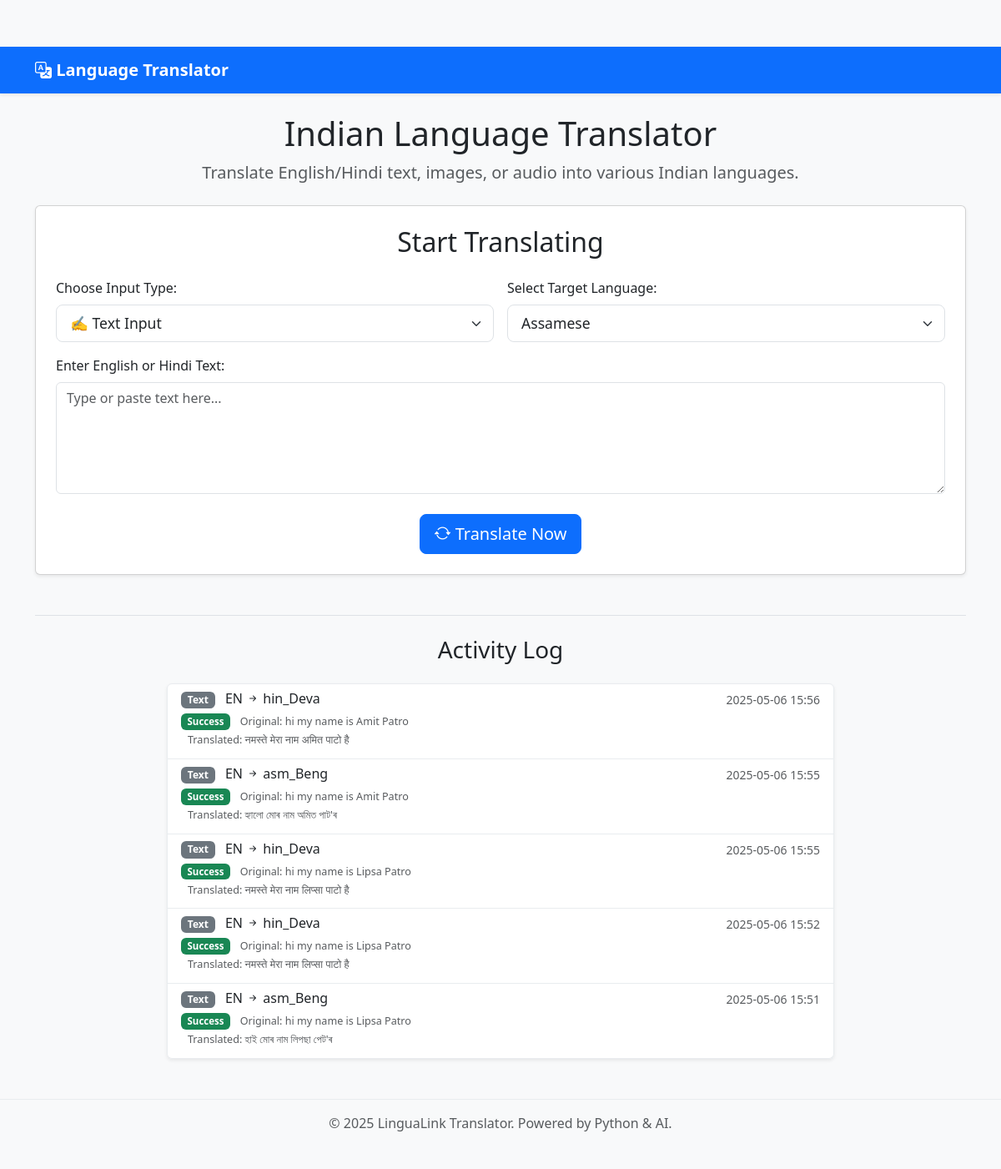
Before: / with the older database file.
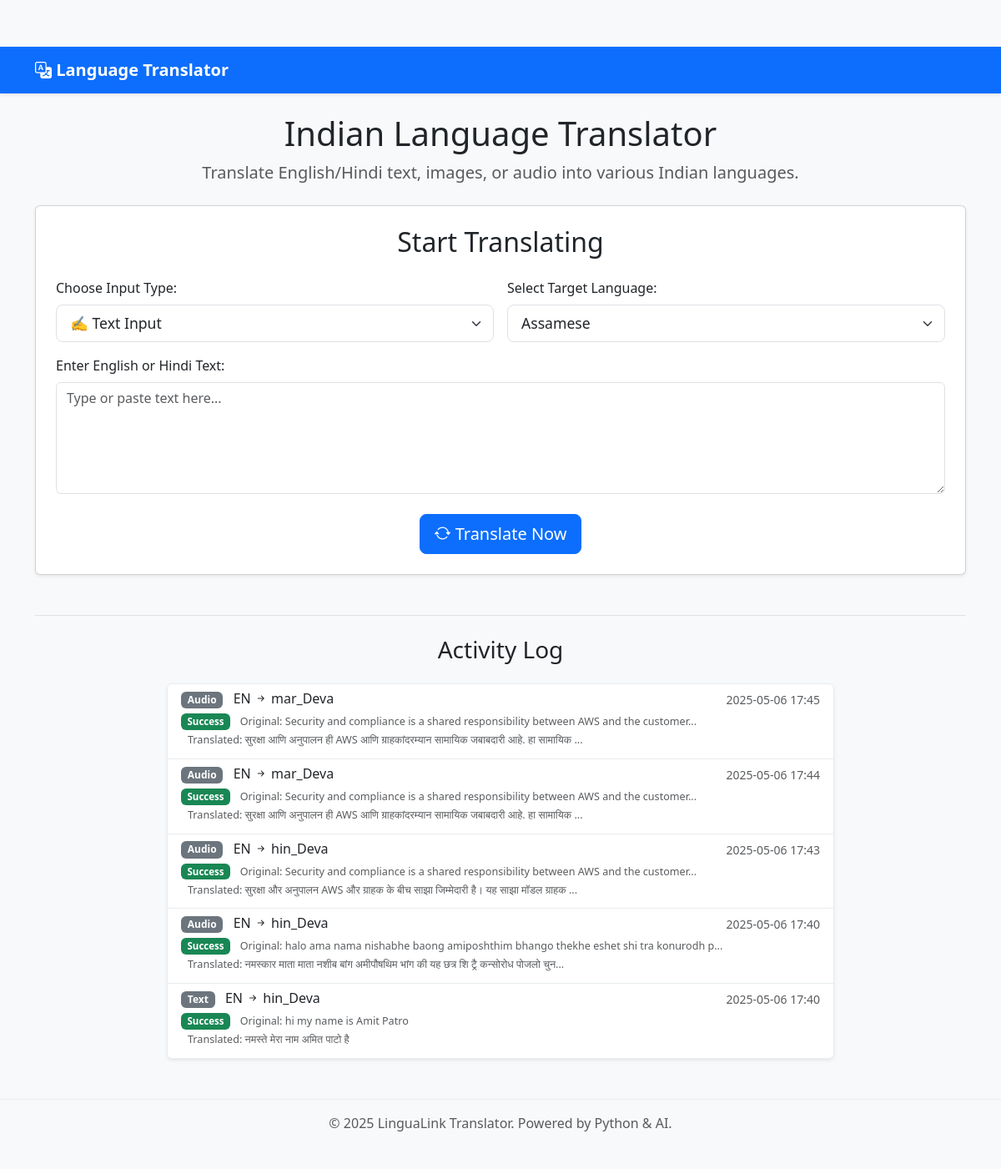
After: the same page with the newer database file.
### models.py (models this page shows, shortened)
class TranslationLog(db.Model):
    id = db.Column(db.Integer, primary_key=True)
    timestamp = db.Column(db.DateTime, default=datetime.utcnow)
    input_type = db.Column(db.String(20), nullable=False) # 'text', 'ocr', 'audio'
    source_language = db.Column(db.String(10), nullable=False) # e.g., 'en', 'hi'
    target_language = db.Column(db.String(10), nullable=False) # e.g., 'mr', 'ta', 'bn'
    original_text = db.Column(db.Text, nullable=True)
    translated_text = db.Column(db.Text, nullable=True)
    error_message = db.Column(db.Text, nullable=True) # Store errors if any

### app.py (the view, shortened to what this page needs)
@app.route('/', methods=['GET', 'POST'])
def index():
    translation_result = None
    original_text = ""
    detected_lang = ""
    error = None
    selected_target_lang = list(utils.SUPPORTED_LANGUAGES.keys())[0] # Default selection
    recent_logs = TranslationLog.query.order_by(TranslationLog.timestamp.desc()).limit(5).all()
    SUPPORTED_LANGUAGES = {
        "Assamese": "asm_Beng",
        "Bengali": "ben_Beng",
        "Gujarati": "guj_Gujr",
        "Hindi": "hin_Deva",
        "Kannada": "kan_Knda",
        "Malayalam": "mal_Mlym",
        "Marathi": "mar_Deva",
        "Odia": "ory_Orya",
        "Punjabi": "pan_Guru",
        "Tamil": "tam_Taml",
        "Telugu": "tel_Telu",
        "Urdu": "urd_Arab",
    }
    TTS_LANG_CODES = {
        "Hindi": "hi",
        "Bengali": "bn",
        "Gujarati": "gu",
        "Kannada": "kn",
        "Malayalam": "ml",
        "Marathi": "mr",
        "Punjabi": "pa",
        "Tamil": "ta",
        "Telugu": "te",
        "Urdu": "ur",
        "English": "en",
    }
    TTS_SUPPORTED_LANGS = set(TTS_LANG_CODES.keys())
    TTS_UNSUPPORTED_LANGS = set(SUPPORTED_LANGUAGES.keys()) - TTS_SUPPORTED_LANGS
    return render_template(
        'index.html',
        supported_languages=utils.SUPPORTED_LANGUAGES.keys(),
        selected_target_lang=selected_target_lang,
        original_text=original_text,
        detected_lang=detected_lang,
        translation_result=translation_result,
        error=error,
        recent_logs=recent_logs,
        utils=utils,
        tts_lang_codes=TTS_LANG_CODES,
        tts_supported_langs=TTS_SUPPORTED_LANGS,
        tts_unsupported_langs=TTS_UNSUPPORTED_LANGS,
        current_year=datetime.now().year,
    )

### templates/index.html (shortened to what this page needs)
<!DOCTYPE html>
<html lang="en">
<head>
    <link href="https://cdn.jsdelivr.net/npm/bootstrap@5.3.2/dist/css/bootstrap.min.css" rel="stylesheet">
    <link rel="stylesheet" href="https://cdn.jsdelivr.net/npm/bootstrap-icons@1.11.1/font/bootstrap-icons.css">
    <link rel="stylesheet" href="{{ url_for('static', filename='style.css') }}">
</head>
<body>
    <nav class="navbar navbar-expand-lg navbar-dark bg-primary shadow-sm">
        <div class="container">
            <a class="navbar-brand" href="/">
                <i class="bi bi-translate"></i> Language Translator
            </a>
        </div>
    </nav>
    <div class="container mt-4 mb-5">
        <div class="text-center mb-4">
            <h1>Indian Language Translator</h1>
            <p class="lead text-muted">Translate English/Hindi text, images, or audio into various Indian languages.</p>
        </div>
        <div class="card shadow-sm mb-4">
            <div class="card-body p-4">
                <h2 class="card-title text-center mb-4">Start Translating</h2>
                <form method="POST" enctype="multipart/form-data">
                    <div class="row g-3">
                        <div class="col-md-6">
                            <label for="input_type" class="form-label fw-medium">Choose Input Type:</label>
                            <select class="form-select form-select-lg" id="input_type" name="input_type" onchange="toggleInputFields()">
                                <option value="text" selected>✍️ Text Input</option>
                            </select>
                        </div>
                        <div class="col-md-6">
                             <label for="target_language" class="form-label fw-medium">Select Target Language:</label>
                            <select class="form-select form-select-lg" id="target_language" name="target_language">
                                {% for lang_name in supported_languages %}
                                    <option value="{{ lang_name }}" {% if lang_name == selected_target_lang %}selected{% endif %}>{{ lang_name }}</option>
                                {% endfor %}
                            </select>
                        </div>
                        <div class="col-12" id="text_input_div">
                            <label for="text_input" class="form-label fw-medium">Enter English or Hindi Text:</label>
                            <textarea class="form-control" id="text_input" name="text_input" rows="5" placeholder="Type or paste text here..."></textarea>
                        </div>
                        <div class="col-12 text-center mt-4">
                            <button type="submit" class="btn btn-primary btn-lg">
                                <i class="bi bi-arrow-repeat"></i> Translate Now
                            </button>
                        </div>
                    </div>
                </form>
            </div>
        </div>
        <div class="mt-5 pt-4 border-top">
            <h3 class="text-center mb-4">Activity Log</h3>
            {% if recent_logs %}
                <div class="list-group shadow-sm mx-auto" style="max-width: 800px;">
                    {% for log in recent_logs %}
                    <div class="list-group-item list-group-item-action flex-column align-items-start">
                        <div class="d-flex w-100 justify-content-between">
                            <h6 class="mb-1">
                                <span class="badge bg-secondary me-2">{{ log.input_type|title }}</span>
                                {{ log.source_language|upper }} <i class="bi bi-arrow-right-short"></i> {{ log.target_language }}
                            </h6>
                            <small class="text-muted">{{ log.timestamp.strftime('%Y-%m-%d %H:%M') }}</small>
                        </div>
                        <p class="mb-1">
                            {% if log.translated_text %}
                                <span class="badge bg-success">Success</span>
                                <small class="text-muted ms-2">Original: {{ log.original_text[:80] }}{% if log.original_text|length > 80 %}...{% endif %}</small> <br>
                                <small class="text-muted ms-2">Translated: {{ log.translated_text[:80] }}{% if log.translated_text|length > 80 %}...{% endif %}</small>
                            {% endif %}
                        </p>
                    </div>
                    {% endfor %}
                </div>
            {% else %}
                <p class="text-center text-muted">No recent translation activity logged.</p>
            {% endif %}
        </div>
    </div>
    <footer class="bg-light text-center text-muted py-3 mt-5">
        <div class="container">
            <p class="mb-0">© {{ current_year }} LinguaLink Translator. Powered by Python & AI.</p>
        </div>
    </footer>
</body>
</html>

### static/style.css (style rules this page uses)
body { background-color: #f8f9fa; padding-top: 56px; padding-bottom: 3rem; }
.navbar-brand { font-weight: bold; }
.card.shadow-sm { transition: box-shadow 0.3s ease-in-out; }
.form-select-lg { font-size: 1.1rem; }
textarea.form-control { resize: vertical; }
.list-group-item { border-color: #e9ecef; }
.list-group-item h6 .badge { vertical-align: middle; }
.list-group-item p { font-size: 0.9em; color: #6c757d; }
.list-group-item p .badge { font-size: 0.8em; }
footer { border-top: 1px solid #e9ecef; }

Changed rows visible on the page:
no longer on this page (row unchanged): TranslationLog: input_type "Text", source_language "EN", target_language "hin_Deva", timestamp "2025-05-06 15:56", original_text "hi my name is Amit Patro", translated_text "नमस्ते मेरा नाम अमित पाटो है"
no longer on this page (row unchanged): TranslationLog: input_type "Text", source_language "EN", target_language "asm_Beng", timestamp "2025-05-06 15:55", original_text "hi my name is Amit Patro", translated_text "হ্যালো মোৰ নাম অমিত পাট'ৰ"
no longer on this page (row unchanged): TranslationLog: input_type "Text", source_language "EN", target_language "hin_Deva", timestamp "2025-05-06 15:55", original_text "hi my name is Lipsa Patro", translated_text "नमस्ते मेरा नाम लिप्सा पाटो है"
no longer on this page (row unchanged): TranslationLog: input_type "Text", source_language "EN", target_language "hin_Deva", timestamp "2025-05-06 15:52", original_text "hi my name is Lipsa Patro", translated_text "नमस्ते मेरा नाम लिप्सा पाटो है"
no longer on this page (row unchanged): TranslationLog: input_type "Text", source_language "EN", target_language "asm_Beng", timestamp "2025-05-06 15:51", original_text "hi my name is Lipsa Patro", translated_text "হাই মোৰ নাম লিপছা পেট'ৰ"
added TranslationLog: input_type "Audio", source_language "EN", target_language "mar_Deva", timestamp "2025-05-06 17:45", original_text "Security and compliance is a shared responsibility between AWS and the customer", translated_text "सुरक्षा आणि अनुपालन ही AWS आणि ग्राहकांदरम्यान सामायिक जबाबदारी आहे. हा सामायिक"
added TranslationLog: input_type "Audio", source_language "EN", target_language "mar_Deva", timestamp "2025-05-06 17:44", original_text "Security and compliance is a shared responsibility between AWS and the customer", translated_text "सुरक्षा आणि अनुपालन ही AWS आणि ग्राहकांदरम्यान सामायिक जबाबदारी आहे. हा सामायिक"
added TranslationLog: input_type "Audio", source_language "EN", target_language "hin_Deva", timestamp "2025-05-06 17:43", original_text "Security and compliance is a shared responsibility between AWS and the customer", translated_text "सुरक्षा और अनुपालन AWS और ग्राहक के बीच साझा जिम्मेदारी है। यह साझा मॉडल ग्राहक"
added TranslationLog: input_type "Audio", source_language "EN", target_language "hin_Deva", timestamp "2025-05-06 17:40", original_text "halo ama nama nishabhe baong amiposhthim bhango thekhe eshet shi tra konurodh p", translated_text "नमस्कार माता माता नशीब बांग अमीपौषथिम भांग की यह छत्र शि ट्रै कन्सोरोध पोजलो चुन"
added TranslationLog: input_type "Text", source_language "EN", target_language "hin_Deva", timestamp "2025-05-06 17:40", original_text "hi my name is Amit Patro", translated_text "नमस्ते मेरा नाम अमित पाटो है"
